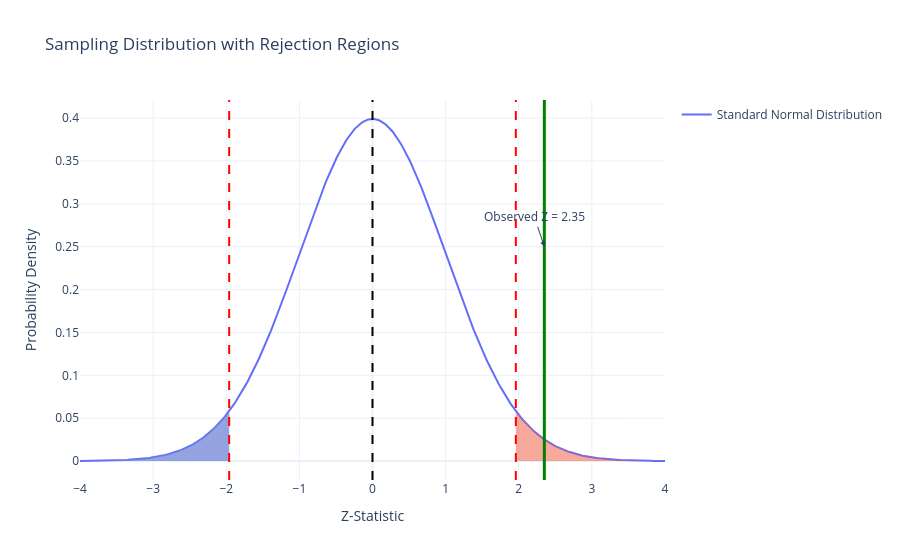

Notebook code for this chart:
### Code cell
x_left = np.linspace(-4, -1.96, 200)
y_left = norm.pdf(x_left)
fig.add_trace(
    go.Scatter(
        x=x_left,
        y=y_left,
        fill="tozeroy",
        mode="lines",
        line=dict(width=0),
        showlegend=False,
        
    )
)
fig.update_layout(
    title="Sampling Distribution with Rejection Regions"
)

### Figure 1 — Plotly figure (JSON) as saved in the notebook; plotly's stock layout.template omitted (floating-point values rounded to 4 significant figures; data arrays with more than 128 entries replaced by an {"elided": "..."} marker saying what was removed)
{"data": [{"mode": "lines", "name": "Standard Normal Distribution", "type": "scatter", "x": {"elided": "500 float values"}, "y": {"elided": "500 float values"}}, {"fill": "tozeroy", "line": {"width": 0}, "mode": "lines", "showlegend": false, "type": "scatter", "x": {"elided": "200 float values"}, "y": {"elided": "200 float values"}}, {"fill": "tozeroy", "line": {"width": 0}, "mode": "lines", "showlegend": false, "type": "scatter", "x": {"elided": "200 float values"}, "y": {"elided": "200 float values"}}, {"fill": "tozeroy", "line": {"width": 0}, "mode": "lines", "showlegend": false, "type": "scatter", "x": {"elided": "200 float values"}, "y": {"elided": "200 float values"}}], "layout": {"annotations": [{"arrowhead": 2, "showarrow": true, "text": "Observed Z = 2.35", "x": 2.35, "y": 0.25}], "shapes": [{"line": {"color": "black", "dash": "dash"}, "type": "line", "x0": 0, "x1": 0, "xref": "x", "y0": 0, "y1": 1, "yref": "y domain"}, {"line": {"color": "red", "dash": "dash"}, "type": "line", "x0": -1.96, "x1": -1.96, "xref": "x", "y0": 0, "y1": 1, "yref": "y domain"}, {"line": {"color": "red", "dash": "dash"}, "type": "line", "x0": 1.96, "x1": 1.96, "xref": "x", "y0": 0, "y1": 1, "yref": "y domain"}, {"line": {"color": "green", "width": 3}, "type": "line", "x0": 2.35, "x1": 2.35, "xref": "x", "y0": 0, "y1": 1, "yref": "y domain"}], "title": {"text": "Sampling Distribution with Rejection Regions"}, "xaxis": {"title": {"text": "Z-Statistic"}}, "yaxis": {"title": {"text": "Probability Density"}}}}
